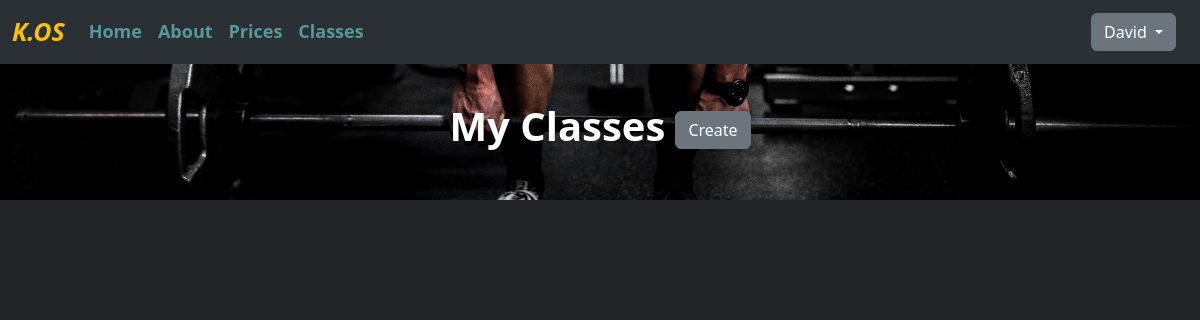
Before: /my_classes/ (signed in) with the older database file.
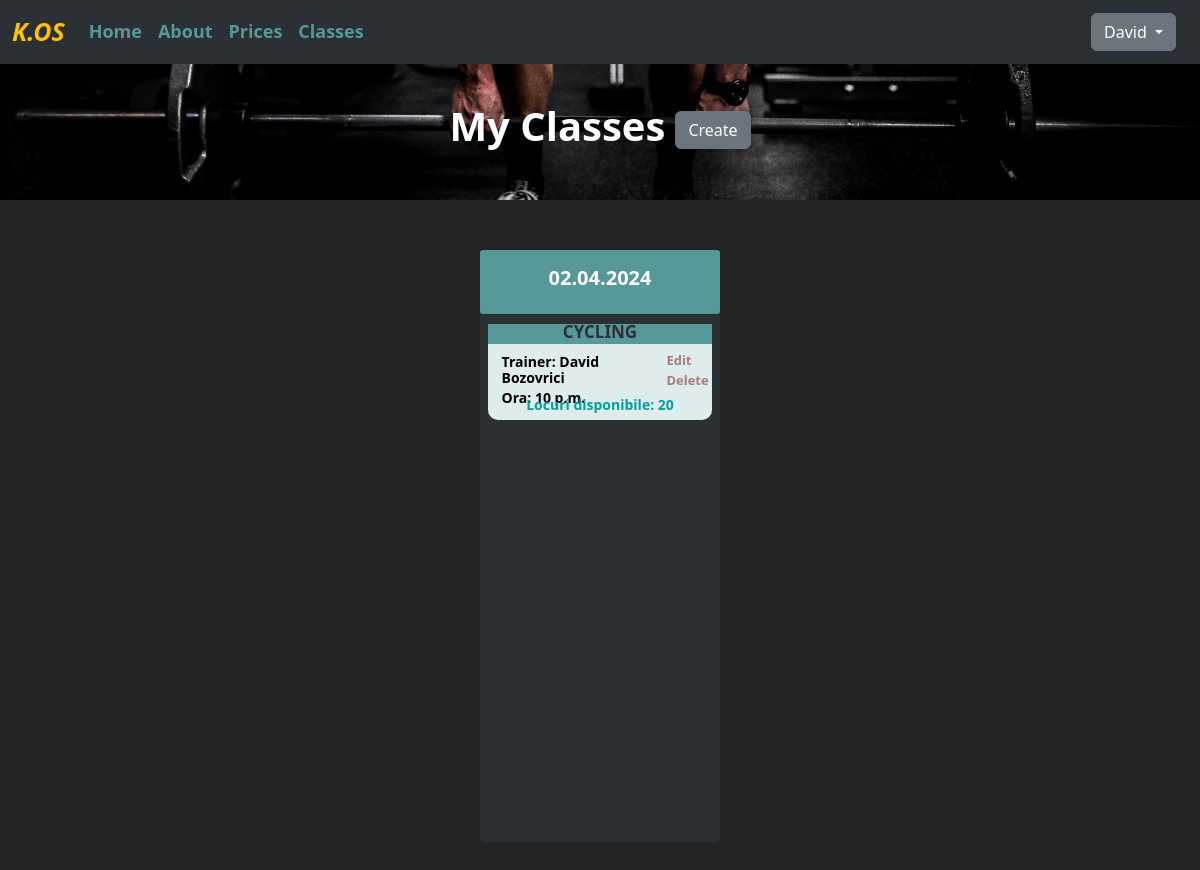
After: the same page with the newer database file.
### class_schedule/models.py (models this page shows, shortened)
class ClassGym(models.Model):
    class_option = {
        ('trx', 'Trx'),
        ('cycling', 'Cycling'),
        ('crossfit', 'Crossfit'),
        ('bodypump', 'Bodypump'),
        ('aerobic', 'Aerobic'),
        ('zumba', 'Zumba')
    }
    title = models.CharField(choices=class_option, max_length=8)
    trainer = models.ForeignKey(User, on_delete=models.CASCADE)
    time = models.TimeField()
    date = models.DateField()
    people_nr = models.IntegerField(null=True)
    created_at = models.DateTimeField(auto_now_add=True)
    updated_at = models.DateTimeField(auto_now=True)

### class_schedule/views.py (the view)
# urls.py: path("my_classes/", views.MyClassListView.as_view(), name="my-classes"),
class MyClassListView(LoginRequiredMixin,PermissionRequiredMixin,ListView):
    template_name = 'class/my_classes.html'
    model = ClassGym
    context_object_name = "all_myclasses"
    permission_required = 'class_schedule.trainer_schedule'
    def get_context_data(self, *, object_list=None, **kwargs):
        context = super().get_context_data(**kwargs)
        dates = (ClassGym.objects.filter(trainer_id=self.request.user.id).values_list('date', flat=True).distinct().order_by('date'))
        current_date = datetime.date.today()
        dates_classes = []
        for date in dates:
            if date >= current_date:
                dates_classes.append(date)
        tuple_classes = []
        for el in dates_classes:
            time_classes = ClassGym.objects.filter(date=el).distinct().order_by('time')
            tuple_classes.append((el, time_classes))
        context['tuple_list'] = tuple_classes
        context['crt_date'] = current_date
        return context

### templates/class/my_classes.html (shortened to what this page needs)
{% extends 'basegym.html' %}
{% load static %}
{% block content %}
    <div class="title_container_my_classes">
        <h4 class="title_schedule">My Classes</h4>
        {% if user.is_authenticated %}
            {% if perms.class_schedule.add_classgym %}
                <a href="{% url 'create-class' %}" class="btn btn-secondary">Create</a>
            {% endif %}
        {% endif %}
    </div>
    <div class="container_dates">
        {% for date in tuple_list %}
            <div class="card_date">
                <div class="container_title_date">
                    <h5>{{ date.0| date:'d.m.Y' }}</h5>
                </div>
                <div class="container_classes">
                    {% for class in date.1 %}
                        {% if  class.trainer_id == request.user.id %}
                            <div class="container_class">
                                <div class="title_class">
                                    <h5>{{ class.title.upper }}</h5>
                                </div>
                                <div class="content_class_my_classes">
                                    <div class="trainer_class_my_classes">
                                        <h5>Trainer: {{ class.trainer.first_name }} {{ class.trainer.last_name }}</h5>
                                        <h5>Ora: {{ class.time }}</h5>
                                    </div>
                                    {% if user.is_authenticated %}
                                        {% if perms.class_schedule.change_classgym and perms.class_schedule.delete_classgym %}
                                            <div class="buttons_class_my_classes">
                                                <a class="edit_delete" href="{% url 'update-class' class.id %}">Edit</a>
                                                <a class="edit_delete" href="{% url 'delete-class' class.id %}">Delete</a>
                                            </div>
                                        {% endif %}
                                    {% endif %}
                                </div>
                                <div class="spots_class">
                                    <h5>Locuri disponibile: {{ class.people_nr }}</h5>
                                </div>
                            </div>
                        {% endif %}
                    {% endfor %}
                </div>
            </div>
        {% endfor %}
{% endblock %}

Changed rows visible on the page:
added ClassGym: title "CYCLING", trainer.first_name "David", trainer.last_name "Bozovrici", time "10 p.m.", people_nr "20"
Other visible differences:
new list line: "02.04.2024"
